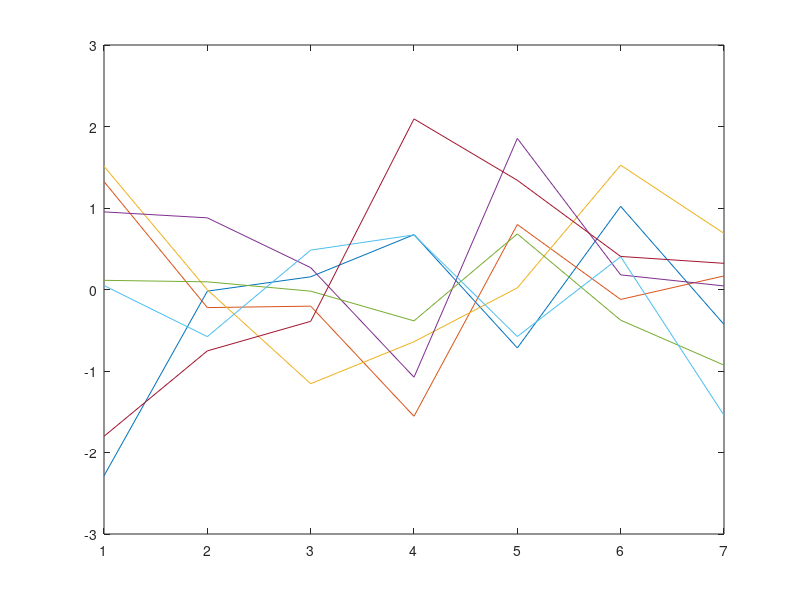

This chart was generated by the following MATLAB code: (Note: this script raises an error after producing the figure.)
%% --- Initialize Workspace --------------------------------------------------------------

% clear workspace
clearvars; 
close all force; 
clc;

% set path
restoredefaultpath; 
addpath(genpath(pwd));

% grab plotting colors
h = plot(randn(7));
plotColors = zeros(7,3)./0;
for i = 1:7
    plotColors(i,:) = h(i).Color;
end
close all;

% number of available GPUs
nProcs = 35;
delete(gcp('nocreate'));
parpool('local',nProcs);

%% --- Experiment Setup ------------------------------------------------------------------

% # random restarts
nReps = 1;

% # data splits
nKfold = 5;

% minimum series length for training
MinSeriesLength = 365*25;

% maximum number of memory states
%nStates = unique(round(logspace(0,2.699,28)));
nStates = 1:3;
nModels = length(nStates);

% lstm config
LSTMtrainParms.epochs               = 1e1;
LSTMtrainParms.miniBatchSize        = nKfold-1; 
LSTMtrainParms.numResponses         = 1;
LSTMtrainParms.dropoutRate          = 0.0;
LSTMtrainParms.initialLearnRate     = 0.01;
LSTMtrainParms.valFraction          = 1/(nKfold-1);
LSTMtrainParms.learnRateDropFactor  = 0;
LSTMtrainParms.learnRateDropPeriod  = 1e3;

% number of mutual information bins
nBins = 25;

%% --- Load & Prepare Data ---------------------------------------------------------------

% screen report
tic; fprintf('Loading and preparing data ...');

% --- load data -----------------------------------------------------------

% load the raw data file
fname = 'extracted_data_v2.mat';
load(fname);

% remove basins with missing attributes
im = find(any(isnan(data.att')));
data.att(im,:)   = [];
data.obs(:,im)   = [];
data.met(:,:,im) = [];
data.mod(:,im)   = [];

% dimensions
[nBasins,dAtt]   = size(data.att);
[nTimes,dMet,nb] = size(data.met); assert(nb == nBasins);
[nt,nb]          = size(data.obs); assert(nb == nBasins); assert(nt == nTimes);
[nt,nb]          = size(data.mod); assert(nb == nBasins); assert(nt == nTimes);

% --- standardize inputs and targets --------------------------------------

% standardize met forcings
forcings = zeros(nTimes,dMet,nBasins)./0;
for m = 1:dMet
    mData = data.met(:,m,:);
    mu = nanmean(mData(:));
    sg = nanstd(mData(:));
    if sg > 0
        forcings(:,m,:) = (data.met(:,m,:) - mu)./sg;
    else
        forcings(:,m,:) = data.met(:,m,:);
    end
end
        
% standardize attribute data
attributes = zeros(nBasins,dAtt)./0;
for a = 1:size(data.att,2)
    mu = mean(data.att(:,a));
    sg = std(data.att(:,a));
    attributes(:,a) = (data.att(:,a) - mu)./sg;
end

% transform obs streamflow
usgsobs = log(data.obs+1);

% transform modeled streamflow
modhat = log(data.mod+1);

% screen report
fprintf('. finished; t = %f[s] \n',toc); 
fprintf('There are %d basins with good data. \n',nBasins);

%% --- Prepare K-Fold Data ---------------------------------------------------------------

% screen report
tic; fprintf('Partitioning k-fold data splits ...');

% init storage
inputs = cell(nBasins,nKfold);
targets = cell(nBasins,nKfold);

% number of basins without enough data
nBad = 0;
iBad = zeros(nBasins,1);

% loop through basins to partition data
for b = 1:nBasins

    % pull unbroken observation series
    iSeries = find_longest_series(usgsobs(:,b)',MinSeriesLength);
    if length(iSeries) < MinSeriesLength; nBad = nBad+1; iBad(b) = 1; continue; end
    tSeries = length(iSeries);

    % number of samples per split
    nk = floor(tSeries/nKfold);
    rk = rem(tSeries,nk);
    nk = repmat(nk,[1,nKfold]);
    nk(1:rk) = nk(1:rk) + 1;

    % data series
    ics = [0;cumsum(nk')];
    for k = 1:nKfold
        iK = iSeries(ics(k)+1:ics(k+1));
        inputs{b,k} = forcings(iK,:,b)';
        targets{b,k} = usgsobs(iK,b)';
    end % k-loop
  
end % b-loop

% remove bad basins
inputs(find(iBad),:) = [];
targets(find(iBad),:) = [];
nBasins = size(inputs,1);

% screen report
fprintf('. finished; t = %f[s] \n',toc); 
fprintf('There are %d basins with good data. \n',nBasins);

%% --- Train Models ----------------------------------------------------------------------

% screen report
tTrain = tic; fprintf('Training models at each site ... \n');

% init prediction/model storage
Yhat        = cell(nBasins,nModels,nKfold,nReps);
lstmModel   = cell(nBasins,nModels,nKfold,nReps);

% init stats storage
statsNSE    = zeros(nBasins,nModels,nKfold,nReps)./0;
statsMI     = zeros(nBasins,nModels,nKfold,nReps)./0;

% gpu groups
nGroups = ceil(nBasins/nProcs);
gpuGroupID = mod(1:nBasins,nGroups)+1;

% loop through basin groups
for g = 1:nGroups

    % get basins in this group
    iGroup = find(gpuGroupID == g);
%    if length(iGroup) < nProcs; 
%       iGroup = cat(2,iGroup,repmat(1,[1,nProcs-length(iGroup)])); 
%    end 

    % start parallel jobs
    spmd(length(iGroup))

       % basin index
       b = iGroup(labindex);

       % screen report
       tBasin = tic;
       fprintf('--- Basin %d of %d ...',b,nBasins);

       % loop through model sizes
       for m = 1:nModels

          % kfold train/test loop
          for k = 1:nKfold

             % train/test split
             kTrain = 1:nKfold;
             kTrain(k) = [];

             % loop through random restarts
	     for r = 1:nReps

                % train model
                lstmModel{b,m,k,r} = trainLSTM_cpu(inputs(b,kTrain),targets(b,kTrain),...
                     LSTMtrainParms,nStates(m));

                % test predictions
                Yhat(b,m,k,r) = predict(lstmModel{b,m,k,r},inputs(b,k))';
                statsNSE(b,m,k,r) = nse(Yhat{b,m,k,r}',targets{b,k}');
                statsMI(b,m,k,r)  = mutual_info(Yhat{b,m,k,r}',targets{b,k}',nBins);

             end % r-loop
          end % k-loop
       end % m-loop

       % screen report
       fprintf('. finished; Time = %f[s] \n',toc(tBasin));

   end % spmd partition
end % g-loop

% screen report
fprintf('Finished training all models; Time = %f[s].\n',toc(tTrain));    

%% --- Save Progress ---------------------------------------------------------------------

% screen report
tic; fprintf('Saving progress ...');

% save only trained models
fname = './results/trained_dimension_models_gpu.mat';
save(fname,'lstmMmodel');

% save only perforance stats
fname = './results/test_dimension_stats_gpu.mat';
save(fname,'stats');

% screen report
fprintf('. finished; t = %f[s] \n',toc); 

%% --- End Script ------------------------------------------------------------------------





